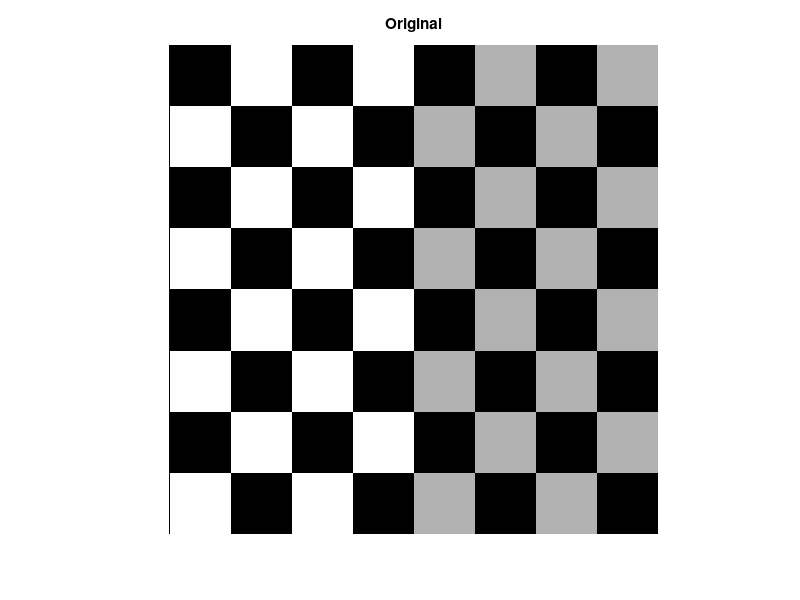
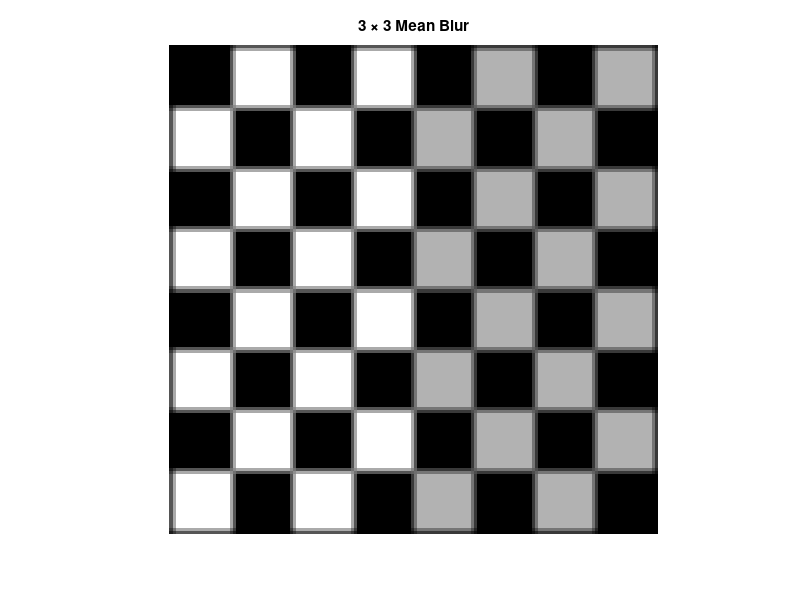
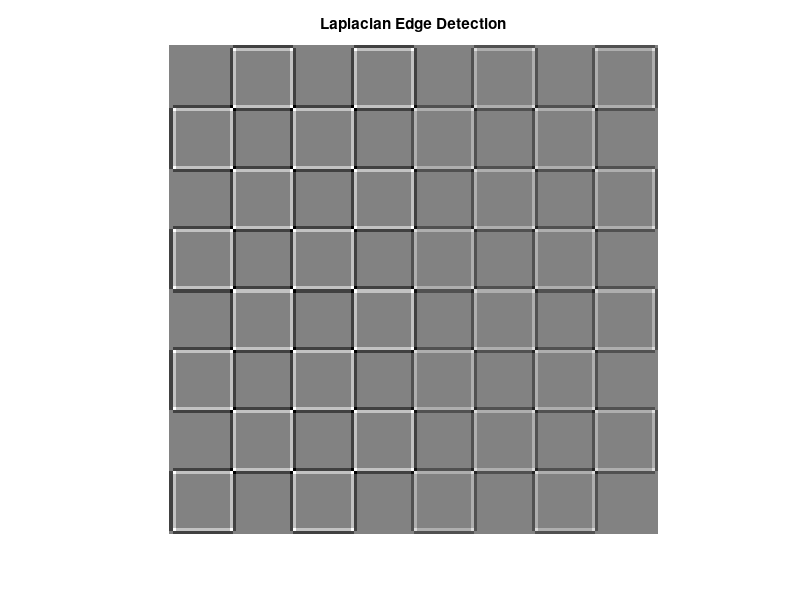

MATLAB code for these plots, in order: (Note: this script raises an error after producing the figures.)
clear all;
close all;
clc;

% ************************************************************************
% Kris Cote
% BEE 515
% Digital Image Processing Applications
%
% Generate various versions of img by applying high and low pass spatial
% and frequency domain filters.
% ************************************************************************

img=checkerboard(20);                           % generate checkerboard
                                                % test image
[m,n]=size(img);                                % get size of image

figure(1)
imshow(img,[])                                  % show original test image
title('Original')

% *************************************************************************
% **************************  SPATIAL DOMAIN  *****************************

kmean=1/9*[1 1 1; 1 1 1; 1 1 1];                % mean blur filter kernel
klaplace=[0 -1 0; -1 4 -1; 0 -1 0];             % Laplacian filter kernel

%  ********************  LOWPASS SPATIAL DOMAIN ***************************
X=conv2(img,kmean);                             % convolve test img with
                                                % 3x3 mean filter kernel
figure(2)
imshow(X,[])                                    % show mean filtered img
title('3 \times 3 Mean Blur')

%  ********************  HIGHPASS SPATIAL DOMAIN **************************
X=conv2(img,klaplace);                          % convolve test img with
                                                % 3x3 Laplacian kernel
figure(3)
imshow(X,[])                                    % show Laplacian filtered 
title('Laplacian Edge Detection')

% *************************************************************************
% **************************  FOURIER DOMAIN  *****************************

pad=paddedsize([m,n]);                          % get padding size
imgp=padarray(img,[pad(1),pad(2)],'both');      % set pad before & after
[p,q]=size(imgp);                               % get size of padded img
fftpad=fft2(imgp);                              % Fourier transform
F=fftshift(fftpad);                             % shift low freq to middle

Hlp=fftshift(lpfilter('btw',p,q,60));           % get butterworth filter
Hhp=1-Hlp;                                      % get highpass

figure(4)
imshow(log(1+abs(F)),[])                        % show frequency domain
title('FFT Representation')                     % represntation of test img

%  ********************  LOWPASS FOURIER DOMAIN ***************************
LPimg=abs(ifft2(F.*Hlp));                       % apply filter and IFFT
figure(5)
subplot(2,1,1)
imshow(Hlp,[])                                  % show the filter 
title('Lowpass Butterworth')
subplot(2,1,2)                                  % show result cropped
imshow(LPimg(round((p-n)/2):round(n+(p-n)/2),round((q-m)/2):round(m+(q-m)/2)),[])
title('FFT Lowpass Filtered')

%  ********************  HIGHPASS FOURIER DOMAIN **************************
HPimg=abs(ifft2(F.*Hhp));                       % apply filter and IFFT
figure(6)
subplot(2,1,1)
imshow(Hhp,[])                                  % show the filter 
title('Highpass Butterworth')
subplot(2,1,2)                                  % show result cropped
imshow(HPimg(round((p-n)/2):round(n+(p-n)/2),round((q-m)/2):round(m+(q-m)/2)),[])
title('FFT Highpass Filtered')
